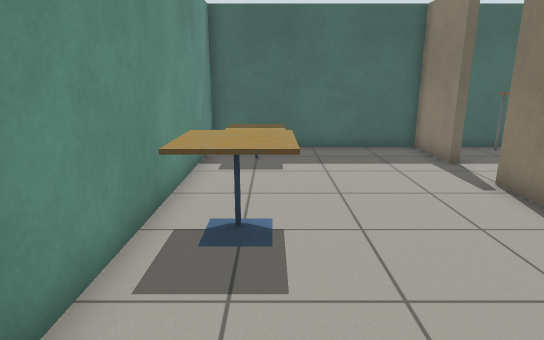
view 1 (above)

16 first-person views from a walk through a world built for the Gazebo simulator. The camera is 1.2 m above the floor, tilts 14° down and sees 75° across. The floor is counted in squares, 0.5 m on a side. Each view is taken from the middle of a square. On the plan, view 1 faces up. The plan holds only what a view shows up to about 20 squares ahead; the rest is blank. The robots in the file are not drawn. Simple patterns stand in for the simulator's built-in surfaces.

view 2
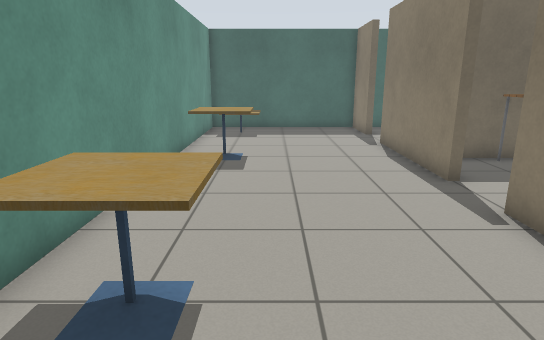

view 3
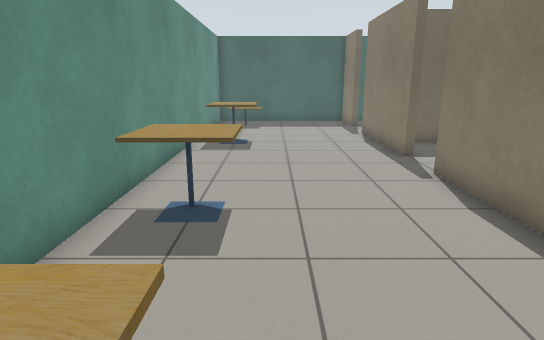

view 4
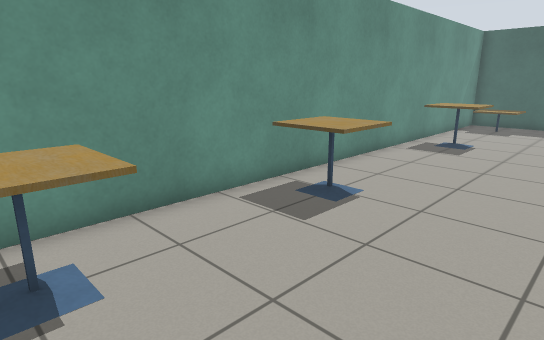

view 5
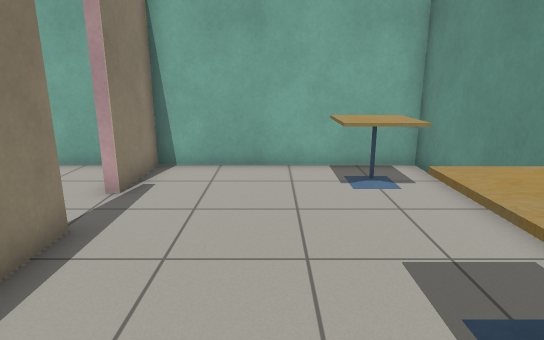

view 6
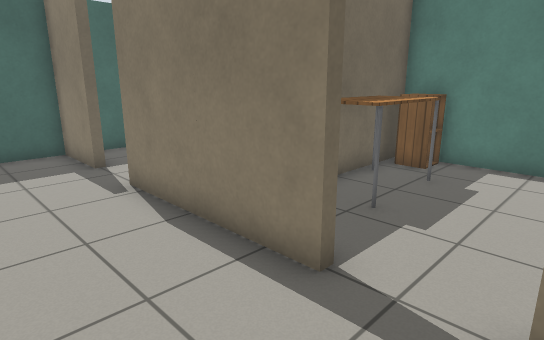

view 7
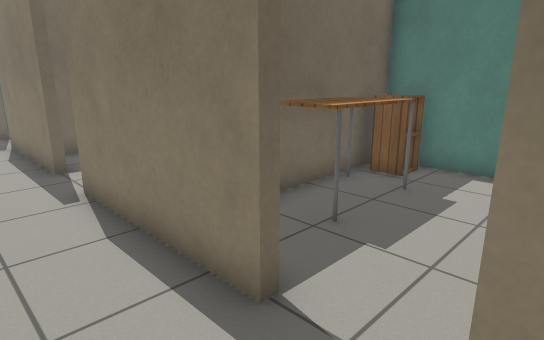

view 8
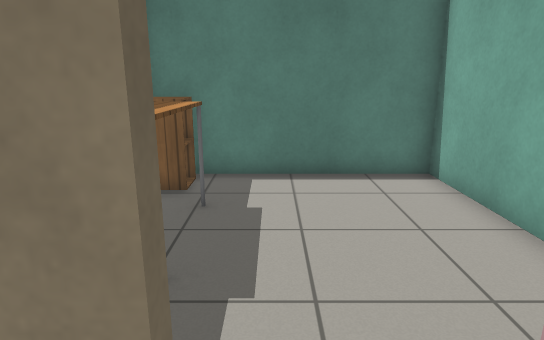

view 9
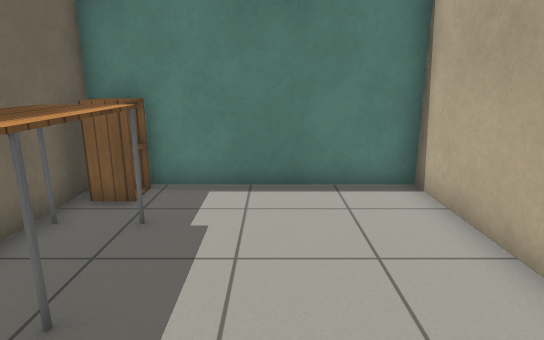

view 10
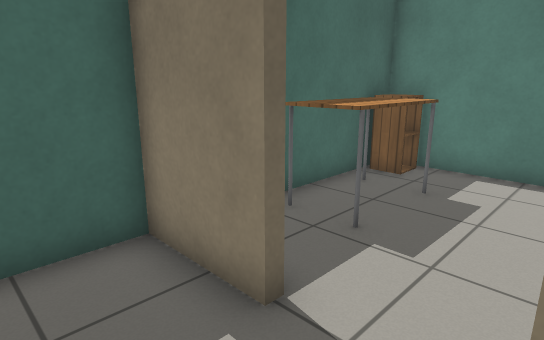

view 11
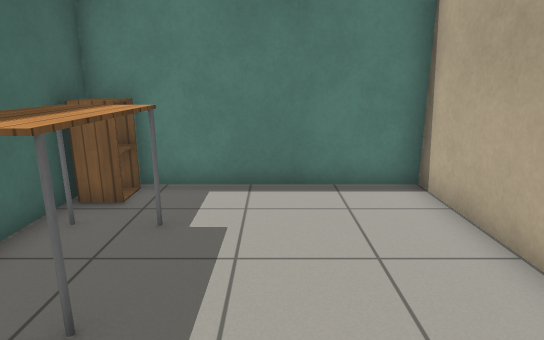

view 12
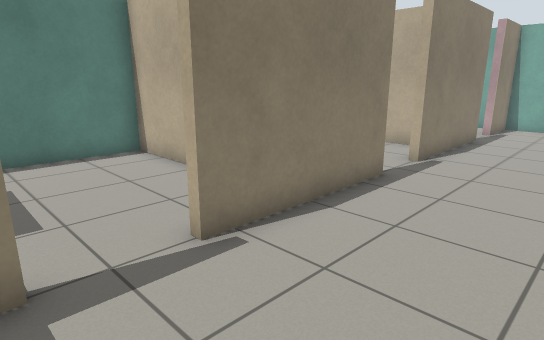

view 13
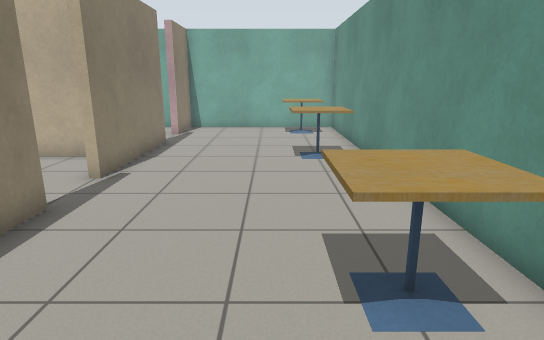

view 14
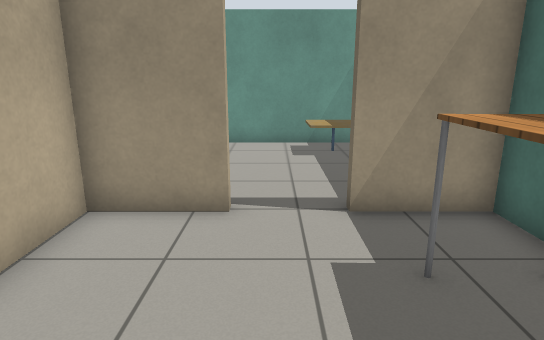

view 15
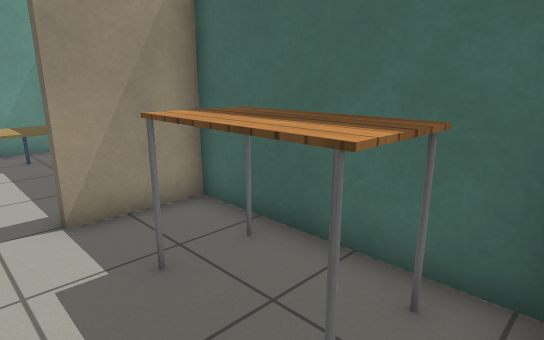

view 16
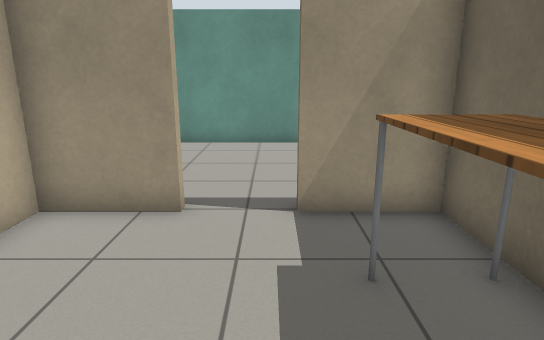

### Floor plan
Ten units are one square. View 1 is at (0, 0); x grows to the right and y downward. Boxes are objects, and circles mark ways between rooms. Rooms are numbered by the first view taken in them; rooms with no view inside come last. Other rooms are left out.
<svg viewBox="-27 -137 164 244">
<path fill="none" stroke="#000" d="M57 -25 54 -25 54 -82M54 55 54 -3M57 -105 54 -105 54 -132 -22 -132 -22 102 54 102 54 75M54 -82 57 -82 57 -55 132 -55 132 -132 57 -132 57 -105M104 24 132 24 132 -52 57 -52 57 -25M54 -3 57 -3 57 24 75 24M58 55 54 55M54 75 58 75M63 102 132 102 132 27 104 27"/>
<rect x="-15" y="75" width="20" height="20" fill="#bbb"><title>cafe table</title></rect>
<rect x="-15" y="15" width="20" height="20" fill="#bbb"><title>cafe table</title></rect>
<rect x="-15" y="-65" width="20" height="20" fill="#bbb"><title>cafe table</title></rect>
<rect x="-15" y="-125" width="20" height="20" fill="#bbb"><title>cafe table</title></rect>
<rect x="75" y="-125" width="40" height="20" fill="#bbb"><title>table</title></rect>
<rect x="115" y="-125" width="10" height="10" fill="#bbb"><title>cabinet</title></rect>
<rect x="75" y="25" width="40" height="20" fill="#bbb"><title>table</title></rect>
<rect x="75" y="-45" width="40" height="20" fill="#bbb"><title>table</title></rect>
<rect x="115" y="25" width="10" height="20" fill="#bbb"><title>cabinet</title></rect>
<rect x="115" y="-45" width="10" height="10" fill="#bbb"><title>cabinet</title></rect>
<circle cx="50" cy="-95" r="3" fill="#2a7"/>
<circle cx="50" cy="-15" r="3" fill="#2a7"/>
<circle cx="50" cy="65" r="3" fill="#2a7"/>
<text x="20" y="-20">1</text>
<text x="90" y="-90">2</text>
<text x="90" y="20">3</text>
</svg>
Room 1 opens to room 2. Room 1 opens to room 3.

Where each view was taken, in squares from view 1:
view 1: 0 up, 0 right, facing up
view 2: 6 down, 1 right, facing up
view 3: 9 down, 1 right, facing up
view 4: 9 down, 4 right, facing up-left
view 5: 0 up, 2 right, facing down
view 6: 0 up, 2 right, facing up-right
view 7: 8 down, 3 right, facing up-right
view 8: 6 down, 4 right, facing right
view 9: 1 up, 5 right, facing right
view 10: 8 up, 3 right, facing up-right
view 11: 9 up, 5 right, facing right
view 12: 11 up, 1 right, facing down-right
view 13: 9 up, 1 right, facing down
view 14: 9 up, 12 right, facing left
view 15: 9 up, 12 right, facing up-left
view 16: 2 up, 12 right, facing left
